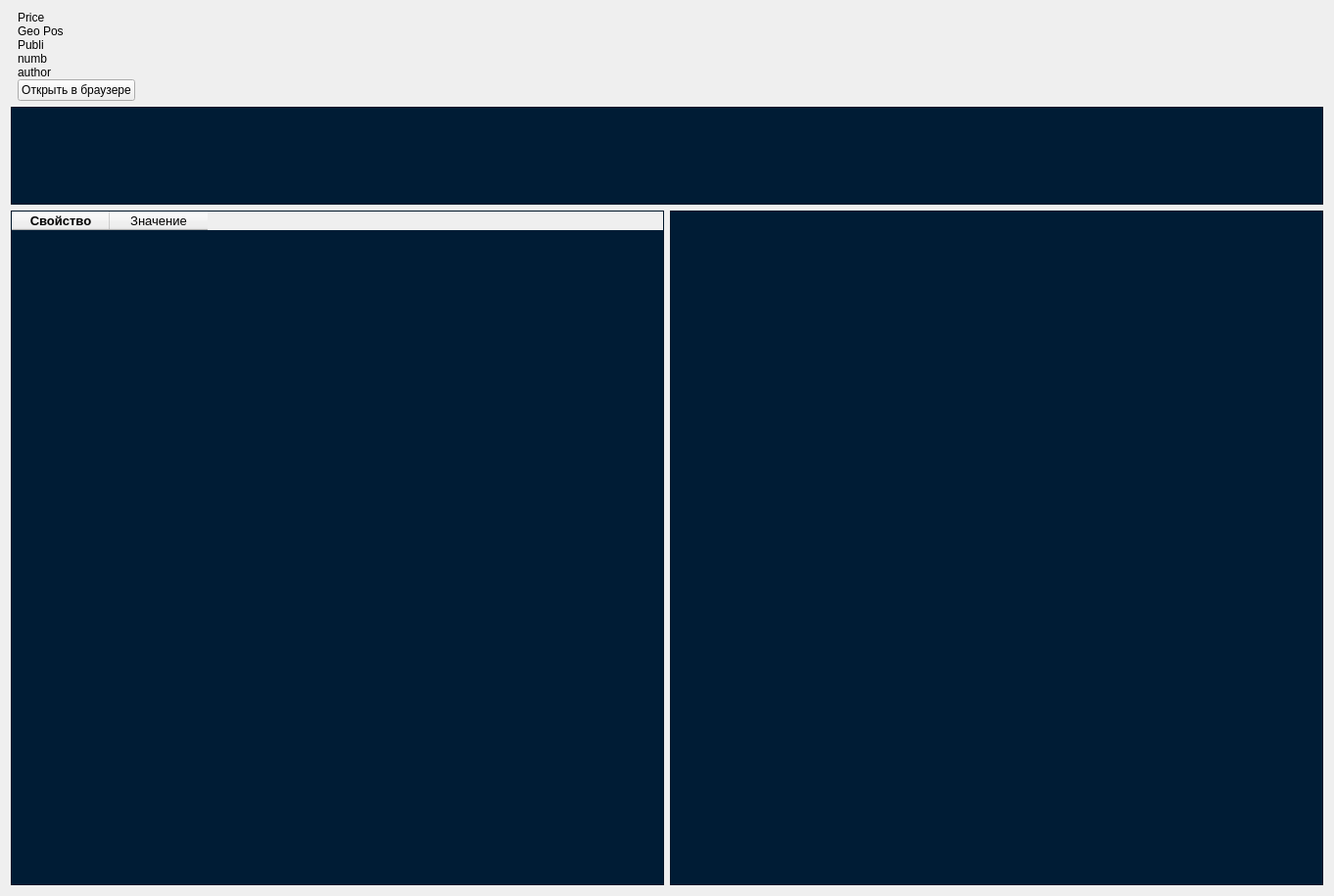
<?xml version="1.0" encoding="UTF-8"?>
<ui version="4.0">
 <class>ItemSelected</class>
 <widget class="QWidget" name="ItemSelected">
  <property name="geometry">
   <rect>
    <x>0</x>
    <y>0</y>
    <width>1362</width>
    <height>915</height>
   </rect>
  </property>
  <property name="windowTitle">
   <string>Form</string>
  </property>
  <layout class="QHBoxLayout" name="horizontalLayout_3">
   <item>
    <layout class="QVBoxLayout" name="verticalLayout_4">
     <item>
      <layout class="QHBoxLayout" name="horizontalLayout">
       <property name="spacing">
        <number>0</number>
       </property>
       <item>
        <widget class="QLabel" name="title_img">
         <property name="sizePolicy">
          <sizepolicy hsizetype="Preferred" vsizetype="Maximum">
           <horstretch>0</horstretch>
           <verstretch>0</verstretch>
          </sizepolicy>
         </property>
         <property name="text">
          <string/>
         </property>
        </widget>
       </item>
       <item>
        <layout class="QVBoxLayout" name="verticalLayout">
         <item>
          <layout class="QVBoxLayout" name="verticalLayout_3">
           <item>
            <widget class="QLabel" name="lbl_price">
             <property name="sizePolicy">
              <sizepolicy hsizetype="Fixed" vsizetype="Fixed">
               <horstretch>170</horstretch>
               <verstretch>130</verstretch>
              </sizepolicy>
             </property>
             <property name="baseSize">
              <size>
               <width>170</width>
               <height>130</height>
              </size>
             </property>
             <property name="text">
              <string>Price</string>
             </property>
            </widget>
           </item>
           <item>
            <widget class="QLabel" name="lbl_gpos">
             <property name="text">
              <string>Geo Pos</string>
             </property>
            </widget>
           </item>
           <item>
            <widget class="QLabel" name="lbl_publ">
             <property name="text">
              <string>Publi</string>
             </property>
            </widget>
           </item>
           <item>
            <widget class="QLabel" name="lbl_numb">
             <property name="text">
              <string>numb</string>
             </property>
            </widget>
           </item>
           <item>
            <widget class="QLabel" name="lbl_ad_author">
             <property name="text">
              <string>author</string>
             </property>
            </widget>
           </item>
           <item>
            <widget class="QPushButton" name="pushButton">
             <property name="text">
              <string>Открыть в браузере</string>
             </property>
            </widget>
           </item>
          </layout>
         </item>
        </layout>
       </item>
       <item>
        <spacer name="horizontalSpacer">
         <property name="orientation">
          <enum>Qt::Horizontal</enum>
         </property>
         <property name="sizeType">
          <enum>QSizePolicy::Expanding</enum>
         </property>
         <property name="sizeHint" stdset="0">
          <size>
           <width>40</width>
           <height>20</height>
          </size>
         </property>
        </spacer>
       </item>
      </layout>
     </item>
     <item>
      <layout class="QVBoxLayout" name="verticalLayout_5">
       <item>
        <widget class="QPlainTextEdit" name="plainTextEdit">
         <property name="sizePolicy">
          <sizepolicy hsizetype="Ignored" vsizetype="Minimum">
           <horstretch>0</horstretch>
           <verstretch>0</verstretch>
          </sizepolicy>
         </property>
         <property name="maximumSize">
          <size>
           <width>16777215</width>
           <height>100</height>
          </size>
         </property>
         <property name="styleSheet">
          <string notr="true">QPlainTextEdit
{
	color: rgb(255, 255, 255);
	background-color: rgb(0, 28, 53);
}</string>
         </property>
         <property name="readOnly">
          <bool>true</bool>
         </property>
        </widget>
       </item>
       <item>
        <layout class="QHBoxLayout" name="horizontalLayout_2">
         <item>
          <widget class="QTableWidget" name="tableWidget_2">
           <property name="sizePolicy">
            <sizepolicy hsizetype="Preferred" vsizetype="Expanding">
             <horstretch>0</horstretch>
             <verstretch>0</verstretch>
            </sizepolicy>
           </property>
           <property name="styleSheet">
            <string notr="true">QTableWidget
{
	color: rgb(255, 255, 255);
	background-color: rgb(0, 28, 53);
}</string>
           </property>
           <property name="editTriggers">
            <set>QAbstractItemView::NoEditTriggers</set>
           </property>
           <property name="defaultDropAction">
            <enum>Qt::IgnoreAction</enum>
           </property>
           <column>
            <property name="text">
             <string>Cвойство</string>
            </property>
            <property name="font">
             <font>
              <pointsize>10</pointsize>
              <weight>75</weight>
              <bold>true</bold>
             </font>
            </property>
           </column>
           <column>
            <property name="text">
             <string>Значение</string>
            </property>
            <property name="font">
             <font>
              <pointsize>10</pointsize>
             </font>
            </property>
           </column>
          </widget>
         </item>
         <item>
          <widget class="QListWidget" name="listWidget">
           <property name="sizePolicy">
            <sizepolicy hsizetype="Preferred" vsizetype="Expanding">
             <horstretch>0</horstretch>
             <verstretch>0</verstretch>
            </sizepolicy>
           </property>
           <property name="styleSheet">
            <string notr="true">QListWidget
{
	color: rgb(255, 255, 255);
	background-color: rgb(0, 28, 53);
}	
</string>
           </property>
          </widget>
         </item>
        </layout>
       </item>
      </layout>
     </item>
    </layout>
   </item>
  </layout>
 </widget>
 <resources/>
 <connections/>
</ui>
